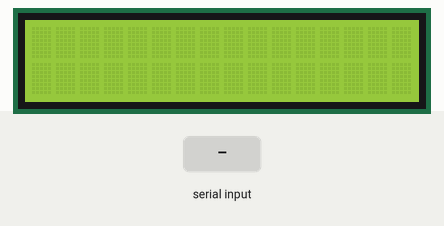
Recording of a sketch running on a simulated Arduino Uno, built with avr-gcc and run on an emulated ATmega328P. Shown: 16×2 character LCD. The test bench sets the inputs (shaded band).

Above: at 2.7 s.
2.8 s: "1\n" received over the second serial link
At 3.1 s:
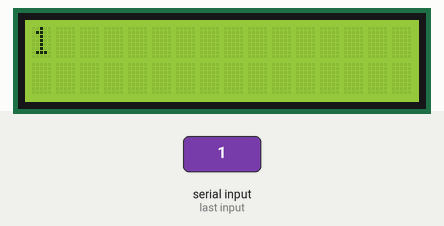
4.3 s: "0\n" received over the second serial link
At 5.4 s:
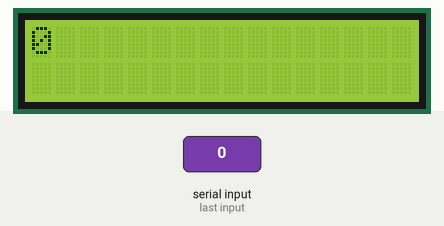
5.8 s: "2\n" received over the second serial link
At 6.6 s:
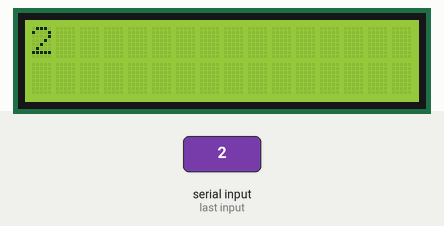
Timing chart, 0 to 8.8 s (numbered marks = the images above; inputs shaded):
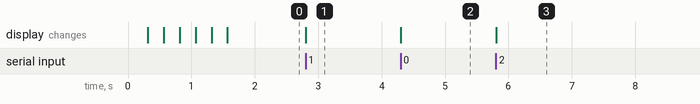

The sketch:

ChattingWithXbee_v1.ino
```cpp
/**
 * Chatting with Xbee - Version 1
 * In this version an Xbee connected to XCTU software sends a
 * message finished by an INTRO (like in a real chat). Because
 * of display length restrictions, just those characters that
 * fit in the screen are displayed.
 */

#include <LiquidCrystal_I2C.h>
#include <SoftwareSerial.h>
#include <Wire.h>

// set the LCD address to 0x27 for a 20 chars 4 line display
// Set the pins on the I2C chip used for LCD connections:
//                    addr, en,rw,rs,d4,d5,d6,d7,bl,blpol
LiquidCrystal_I2C lcd(0x27, 2, 1, 0, 4, 5, 6, 7, 3, POSITIVE);  // Set the LCD I2C address

SoftwareSerial xbee(0, 1); // Pin: RX, TX

/**
 * Constants
 */
// Number of flashes before starting to show the characters received
const int N_FLASHES = 3;

// Number of rows in the display
const int N_ROWS = 2;

// Number of characters in each row
const int MAX_CHARS_PER_ROW = 16;

/**
 * Global variables
 */
// String that will be formed from the chars sent by the other xbee
String input = "";

void setup()
{
  // Initialize the lcd for 16 chars 2 lines, turn on backlight
  lcd.begin(MAX_CHARS_PER_ROW, N_ROWS);

  // Quick 3 flashes of backlight
  for (int i = 0; i < N_FLASHES; ++i)
  {
    lcd.backlight();
    delay(250);
    lcd.noBacklight();
    delay(250);
  }
  lcd.backlight(); // finish with backlight on

   // set the data rate for the SoftwareSerial port
   xbee.begin(9600);
}

void loop()
{
  // If the xbee is receiving something...
  if (xbee.available())
  {
    // Read the character received from the other xbee
    char c = xbee.read();

    // If INTRO key is pressed, print the string in the display
    //  Otherwise, keep reading it
    if (c == 13 || c == 10)
    {
      printStringInLCD();
      input = "";
    }
    else
    {
      input += c;
    }
  }
}

// Updates the LCD parameters (row, position in row) depending on
//  the current position
void printStringInLCD()
{
  // Size restriction of the display
  int length = min(input.length(), MAX_CHARS_PER_ROW * N_ROWS);

  int row = 0;
  int pos = 0;

  // Important to clear the display before writting new text
  lcd.clear();

  // Print char by char in order to take advantage from all the display
  //  The string can also be divided in two parts and print them separately
  for (int i = 0; i < length; ++i)
  {
    pos = i % MAX_CHARS_PER_ROW;

    if (i == MAX_CHARS_PER_ROW)
    {
      ++row;
    }

    lcd.setCursor(pos, row);
    lcd.print(input.charAt(i));
  }
}
```

Measured:
- after the input at 2.8 s, the display: changes at once (image 1)
- after the input at 4.3 s, the display: changes at once (image 2)
- after the input at 5.8 s, the display: changes at once (image 3)
